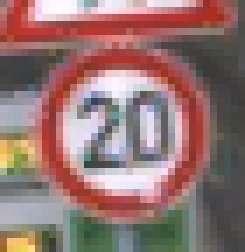
#> input picture Module 3/06_code/datasets/gtsrb_training/00000/00000_00010.ppm, 35 x 36 px (shown 7 times larger)
$ python pano_stitch.py --query-image '../../Module 3/06_code/datasets/gtsrb_training/00000/00000_00010.ppm' --train-image '../../Module 3/06_code/datasets/gtsrb_training/00000/00000_00025.ppm'   (Python 2 division)   (older library calls are emulated)
#> lines starting #> are read from the running program, lines starting #| are printed output that depends on the picture
import sys
import argparse

import cv2
import numpy as np

def argument_parser():
    parser = argparse.ArgumentParser(description='Stitch two images together')
    parser.add_argument("--query-image", dest="query_image", required=True,
            help="First image that needs to be stitched")
    parser.add_argument("--train-image", dest="train_image", required=True,
            help="Second image that needs to be stitched")
    parser.add_argument("--min-match-count", dest="min_match_count", type=int,
            required=False, default=10, help="Minimum number of matches required")
    return parser

# Warp img2 to img1 using the homography matrix H
def warpImages(img1, img2, H):
    rows1, cols1 = img1.shape[:2]
    rows2, cols2 = img2.shape[:2]

    list_of_points_1 = np.float32([[0,0], [0,rows1], [cols1,rows1], [cols1,0]]).reshape(-1,1,2)
    temp_points = np.float32([[0,0], [0,rows2], [cols2,rows2], [cols2,0]]).reshape(-1,1,2)
    list_of_points_2 = cv2.perspectiveTransform(temp_points, H)
    list_of_points = np.concatenate((list_of_points_1, list_of_points_2), axis=0)

    [x_min, y_min] = np.int32(list_of_points.min(axis=0).ravel() - 0.5)
    [x_max, y_max] = np.int32(list_of_points.max(axis=0).ravel() + 0.5)
    translation_dist = [-x_min, -y_min]
    H_translation = np.array([[1, 0, translation_dist[0]], [0, 1, translation_dist[1]], [0,0,1]])

    output_img = cv2.warpPerspective(img2, H_translation.dot(H), (x_max-x_min, y_max-y_min))
    output_img[translation_dist[1]:rows1+translation_dist[1], translation_dist[0]:cols1+translation_dist[0]] = img1

    return output_img

if __name__=='__main__':
    #img1 = cv2.imread('../images/pano_query_image.jpg', 0)    # queryImage
    #img2 = cv2.imread('../images/pano_train_image.jpg', 0)    # trainImage
    args = argument_parser().parse_args()
    img1 = cv2.imread(args.query_image, 0)
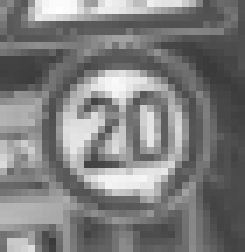
#> img1: shape (36, 35) (shown 7 times larger); min 58, max 254, mean 125.3
    img2 = cv2.imread(args.train_image, 0)
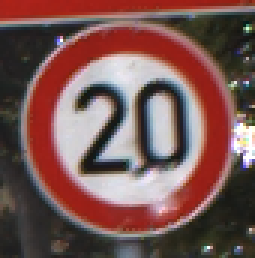
#> input picture Module 3/06_code/datasets/gtsrb_training/00000/00000_00025.ppm, 85 x 86 px (shown 3 times larger)
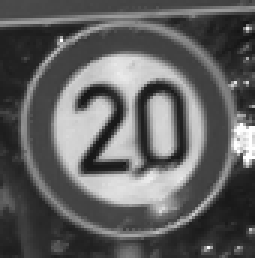
#> img2: shape (86, 85) (shown 3 times larger); min 19, max 255, mean 96.2
    min_match_count = args.min_match_count

    #cv2.imshow('Query image', img1)
    #cv2.imshow('Train image', img2)
    cv2.imshow('Frame 1', img1)
    cv2.imshow('Frame 2', img2)

    # Initialize the SIFT detector
    sift = cv2.SIFT()

    # Extract the keypoints and descriptors
    keypoints1, descriptors1 = sift.detectAndCompute(img1, None)
#> keypoints1 = 20 keypoints; strongest (x, y, size): (17, 12, 3.2), (15, 26, 2.5), (11, 19, 3.3), (20, 26, 3.4)
    keypoints2, descriptors2 = sift.detectAndCompute(img2, None)
#> keypoints2 = 55 keypoints; strongest (x, y, size): (28, 33, 3.8), (30, 54, 5.1), (49, 30, 3.8), (82, 53, 2)

    # Initialize parameters for Flann based matcher
    FLANN_INDEX_KDTREE = 0
    index_params = dict(algorithm = FLANN_INDEX_KDTREE, trees = 5)
    search_params = dict(checks = 50)

    # Initialize the Flann based matcher object
    flann = cv2.FlannBasedMatcher(index_params, search_params)

    # Compute the matches
    matches = flann.knnMatch(descriptors1, descriptors2, k=2)
#> matches = 20 matches

    # Store all the good matches as per Lowe's ratio test
    good_matches = []
    for m1,m2 in matches:
        if m1.distance < 0.7*m2.distance:
            good_matches.append(m1)
#> this loop made 20 passes
#> after the loop, good_matches = 3 matches

    if len(good_matches) > min_match_count:
        src_pts = np.float32([ keypoints1[good_match.queryIdx].pt for good_match in good_matches ]).reshape(-1,1,2)
        dst_pts = np.float32([ keypoints2[good_match.trainIdx].pt for good_match in good_matches ]).reshape(-1,1,2)

        M, mask = cv2.findHomography(src_pts, dst_pts, cv2.RANSAC, 5.0)
        result = warpImages(img2, img1, M)
        cv2.imshow('Stitched output', result)

        cv2.waitKey()

    else:
        print "We don't have enough number of matches between the two images."
        print "Found only %d matches. We need at least %d matches." % (len(good_matches), min_match_count)
#| Found only 3 matches. We need at least 10 matches.
